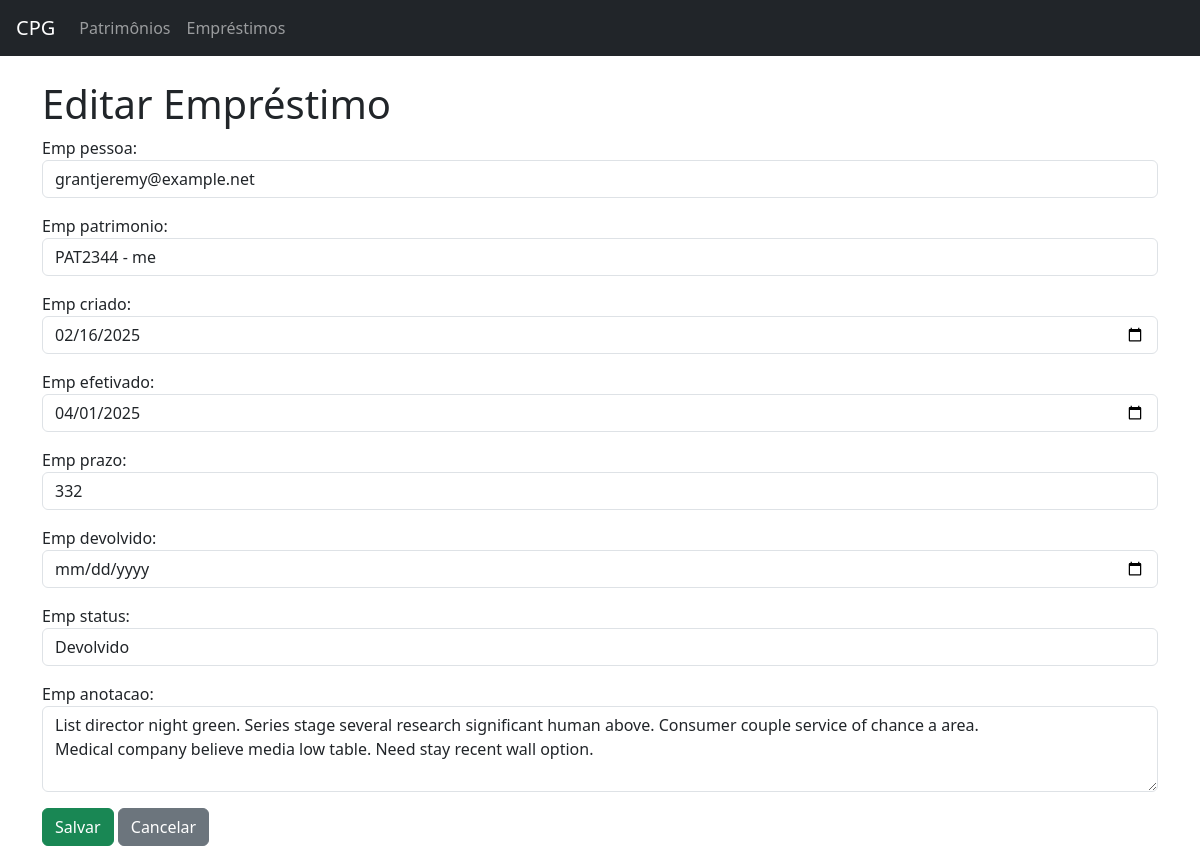
/sistema/emprestimos/1/editar/, run on the app's committed database.
### patrimonio/models.py (models this page shows, shortened)
class Emprestimo(models.Model):
    STATUS_CHOICES = [
        (1, 'Pendente'),
        (2, 'Efetivado'),
        (3, 'Devolvido'),
        (4, 'Cancelado'),
    ]
    emp_pessoa = models.ForeignKey(Pessoa, on_delete=models.CASCADE)
    emp_patrimonio = models.ForeignKey(Patrimonio, on_delete=models.CASCADE)
    emp_criado = models.DateField()
    emp_efetivado = models.DateField()
    emp_prazo = models.IntegerField()
    emp_devolvido = models.DateField(blank=True, null=True)
    emp_status = models.IntegerField(choices=STATUS_CHOICES)
    emp_anotacao = models.TextField(blank=True, null=True)

### patrimonio/views.py (the view)
# urls.py: path('emprestimos/<int:id>/editar/', views.editar_emprestimo, name='editar_emprestimo'),
def editar_emprestimo(request, id):
    emprestimo = get_object_or_404(Emprestimo, id=id)
    if request.method == 'POST':
        form = EmprestimoForm(request.POST, instance=emprestimo)
        if form.is_valid():
            form.save()
            return redirect('listar_emprestimos')
    else:
        form = EmprestimoForm(instance=emprestimo)
    return render(request, 'emprestimos/editar_emprestimo.html', {'form': form, 'emprestimo': emprestimo})

### patrimonio/forms.py
class EmprestimoForm(forms.ModelForm):
    class Meta:
        model = Emprestimo
        fields = '__all__'
        widgets = {
            'emp_pessoa': forms.Select(attrs={'class': 'form-control'}),
            'emp_patrimonio': forms.Select(attrs={'class': 'form-control'}),
            'emp_criado': forms.DateInput(attrs={'class': 'form-control', 'type': 'date'}),
            'emp_efetivado': forms.DateInput(attrs={'class': 'form-control', 'type': 'date'}),
            'emp_prazo': forms.NumberInput(attrs={'class': 'form-control'}),
            'emp_devolvido': forms.DateInput(attrs={'class': 'form-control', 'type': 'date'}),
            'emp_status': forms.Select(attrs={'class': 'form-control'}),
            'emp_anotacao': forms.Textarea(attrs={'class': 'form-control', 'rows': 3}),
        }

### patrimonio/models.py (called while the page is built)
    def __str__(self):
        return self.pes_email

    def __str__(self):
        return f"{self.pat_codigo} - {self.pat_nome}"

### patrimonio/templates/emprestimos/editar_emprestimo.html (shortened to what this page needs)
{% extends 'emprestimos/base.html' %}
{% block content %}
<h1>Editar Empréstimo</h1>
<form method="post">
    {{ form.as_p }}
    <button type="submit" class="btn btn-success">Salvar</button>
    <a href="{% url 'listar_emprestimos' %}" class="btn btn-secondary">Cancelar</a>
</form>
{% endblock %}

### data on the page
Emprestimo: emp_pessoa "grantjeremy@example.net", emp_patrimonio "PAT2344 - me", emp_criado "02/16/2025", emp_efetivado "04/01/2025", emp_prazo "332", emp_status "Devolvido", emp_anotacao "List director night green. Series stage several research significant human above. Consumer couple service of chance a area. Medical company believe media low table. Need stay recent wall option."
